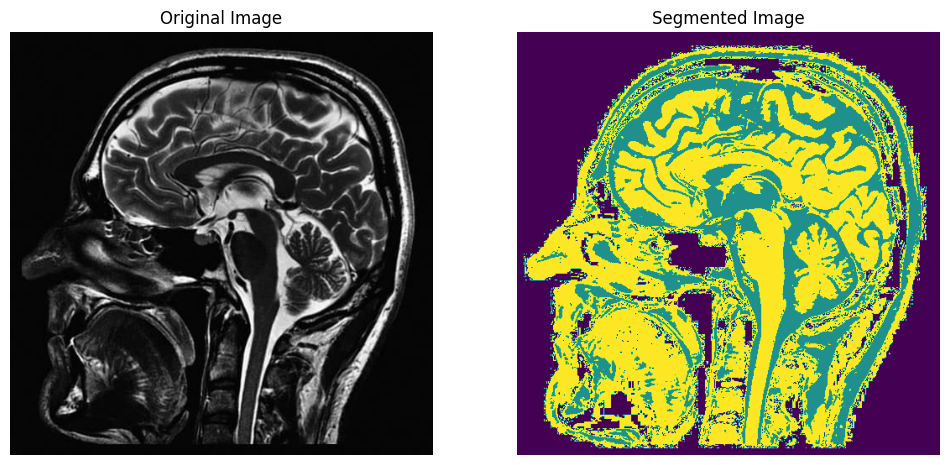
#> input picture MRI_Brain_GE_Healthcare.png, 950 x 465 px, given in place of MRI_Brain_GE_Healthcare.jpg, which was not available
$ python 'GMM ML.py'
#> lines starting #> are read from the running program, lines starting #| are printed output that depends on the picture; pictures that were not available may be replaced by others from this repository, and a replacement may not be noted
import numpy as np
import matplotlib.pyplot as plt
from sklearn.mixture import GaussianMixture
from skimage import io, color
# Load the MRI image
image = io.imread('MRI_Brain_GE_Healthcare.jpg')
#> image is the input picture: shape (465, 950, 4); mean R, G, B, A 117.7, 118.5, 96.8, 255
# Convert the image to grayscale
gray_image = color.rgb2gray(image)
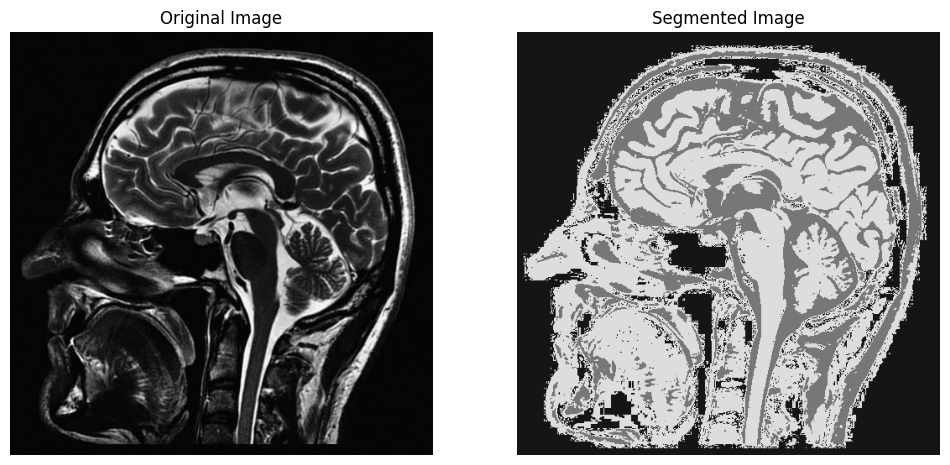
#> gray_image: shape (465, 950) float64; min 0, max 1, mean 0.458
# Reshape the image to 1D array
reshaped_image = gray_image.reshape(-1, 1)
# Define the number of clusters (brain tissues)
# Cluster 1: Gray Matter (responsible for information processing)
# Cluster 2: White Matter (connects different brain regions)
# Cluster 3: Cerebrospinal Fluid (protects the brain)
num_clusters = 3
# Fit Gaussian MixtMiMixtMi Rdxtureure Model
gmm = GaussianMixture(n_components=num_clusters, random_state=42)
gmm.fit(reshaped_image)
# Predict the labels (cluster assignments)
predicted_labels = gmm.predict(reshaped_image)# Reshape the predicted labels to original image shape
segmented_image = predicted_labels.reshape(gray_image.shape)
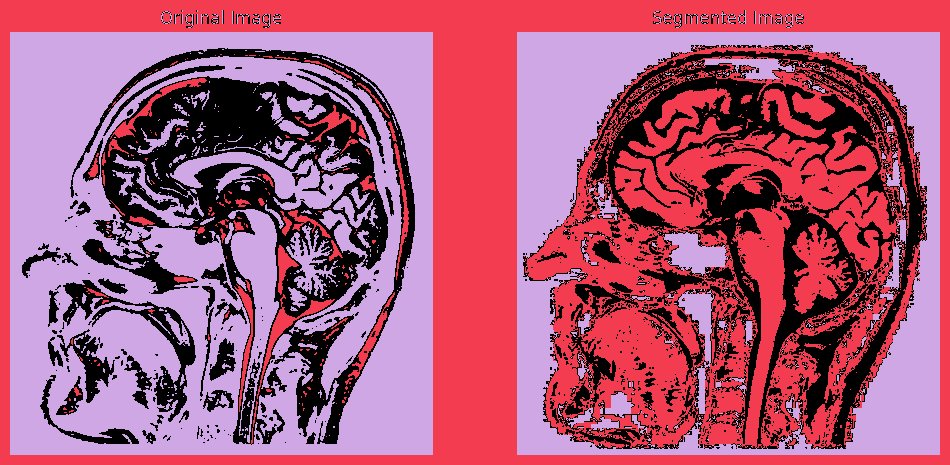
#> segmented_image: shape (465, 950) int64; 3 distinct labels, from 0 to 2; one colour per label, 0 black
# Display original and segmented images
plt.figure(figsize=(12, 6))
plt.subplot(1, 2, 1)
plt.imshow(gray_image, cmap='gray')
plt.title('Original Image')
plt.axis('off')

plt.subplot(1, 2, 2)
plt.imshow(segmented_image, cmap='viridis')
plt.title('Segmented Image')
plt.axis('off')

plt.show()
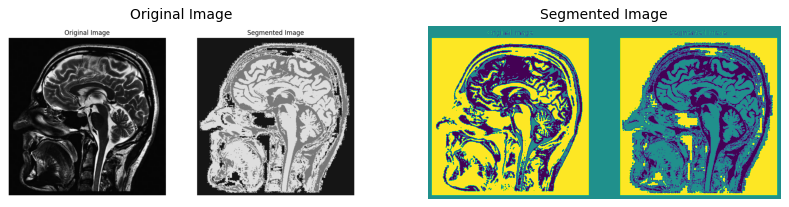
#> figure drawn by matplotlib, 2 panels

$ run again, with Bain image.jpg saved as MRI_Brain_GE_Healthcare.png
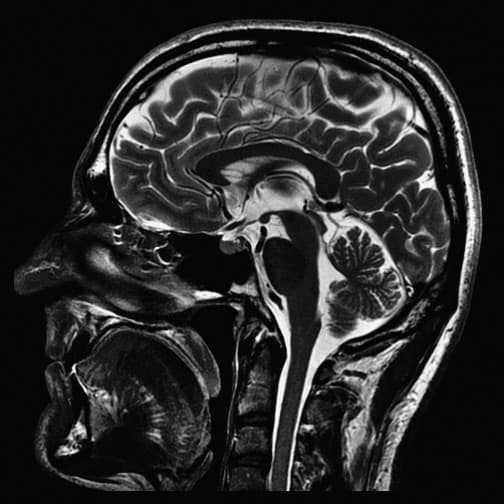
#> input picture Bain image.jpg, 504 x 504 px, given in place of MRI_Brain_GE_Healthcare.jpg, which was not available
#> image is the input picture: shape (504, 504, 3); mean R, G, B 42.9, 42.3, 41.7
#> `segmented_image = predicted_labels.reshape(gray_image.shape)`:
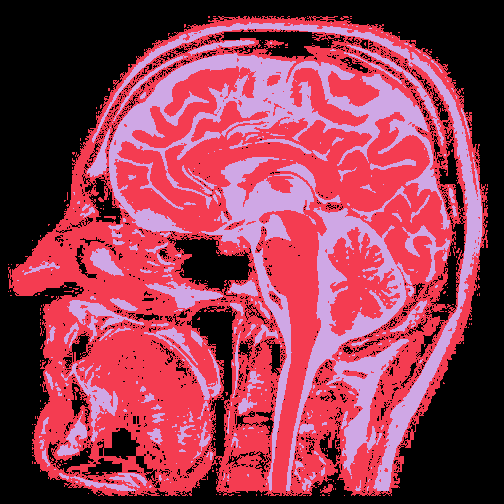
#> segmented_image: shape (504, 504) int64; 3 distinct labels, from 0 to 2; one colour per label, 0 black
#> `plt.show()`:
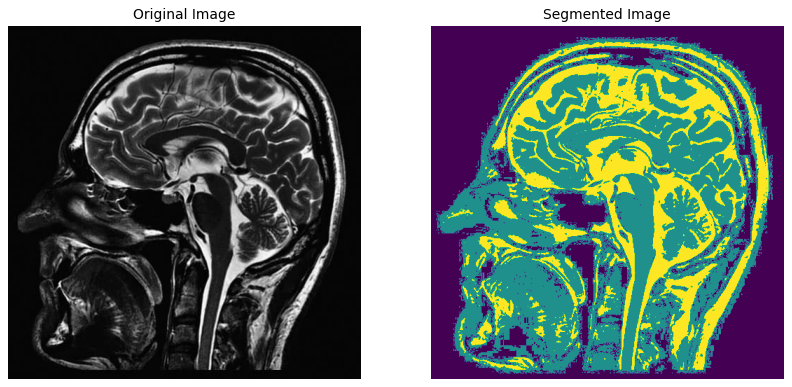
#> figure drawn by matplotlib, 2 panels

$ run again, with image 2.jpg saved as MRI_Brain_GE_Healthcare.png
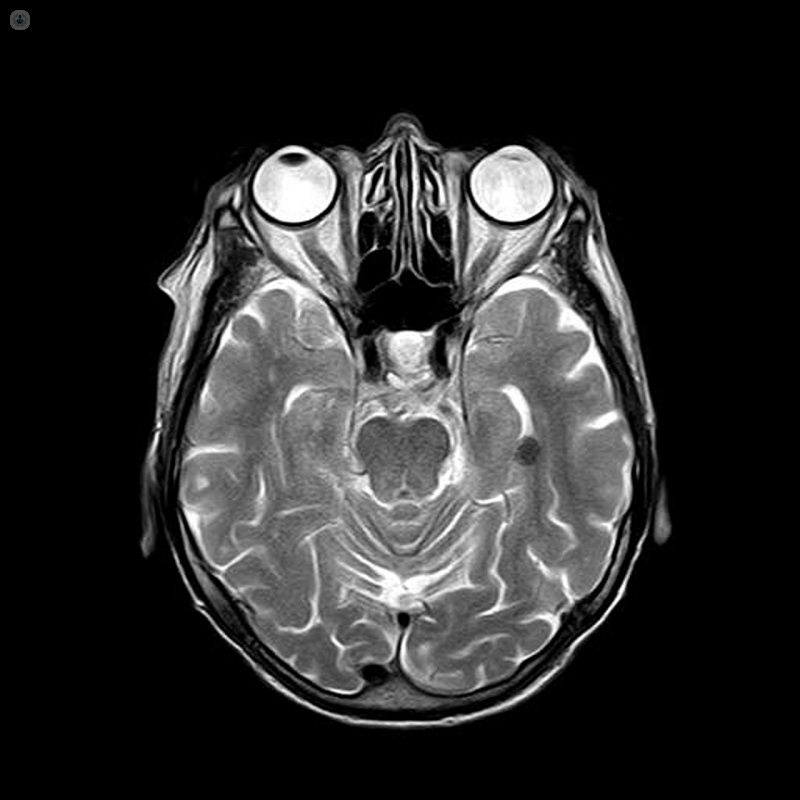
#> input picture image 2.jpg, 800 x 800 px, given in place of MRI_Brain_GE_Healthcare.jpg, which was not available
#> image is the input picture: shape (800, 800, 3); mean R, G, B 43.5, 43.5, 43.5
#> `segmented_image = predicted_labels.reshape(gray_image.shape)`:
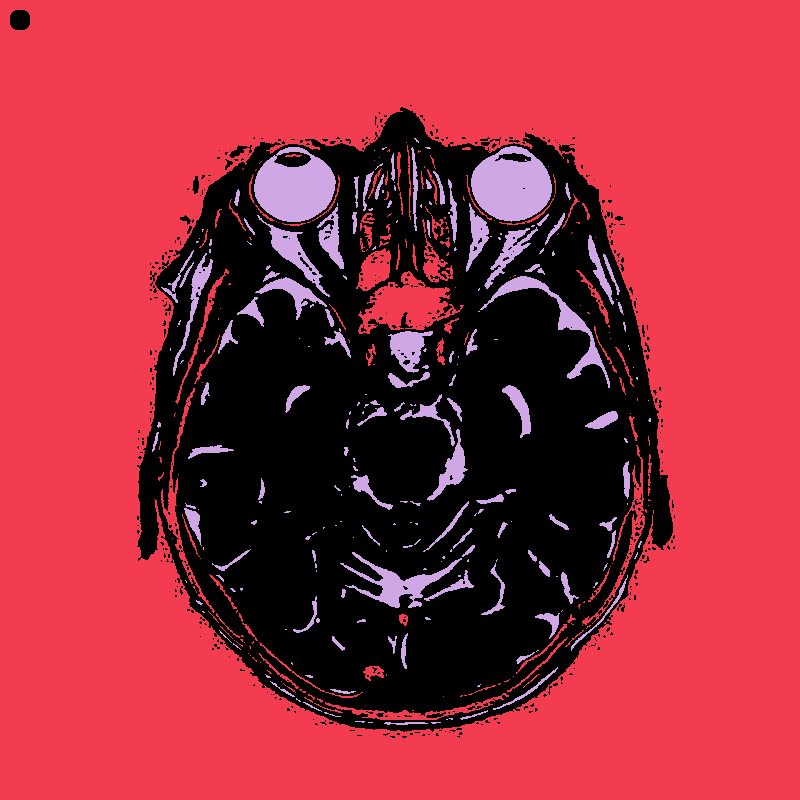
#> segmented_image: shape (800, 800) int64; 3 distinct labels, from 0 to 2; one colour per label, 0 black
#> `plt.show()`:
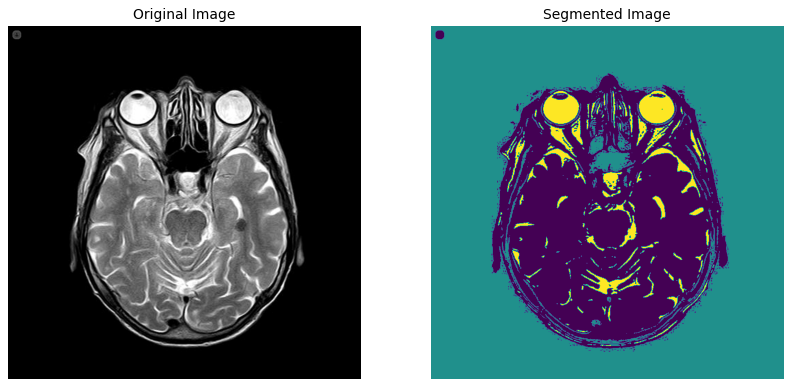
#> figure drawn by matplotlib, 2 panels
